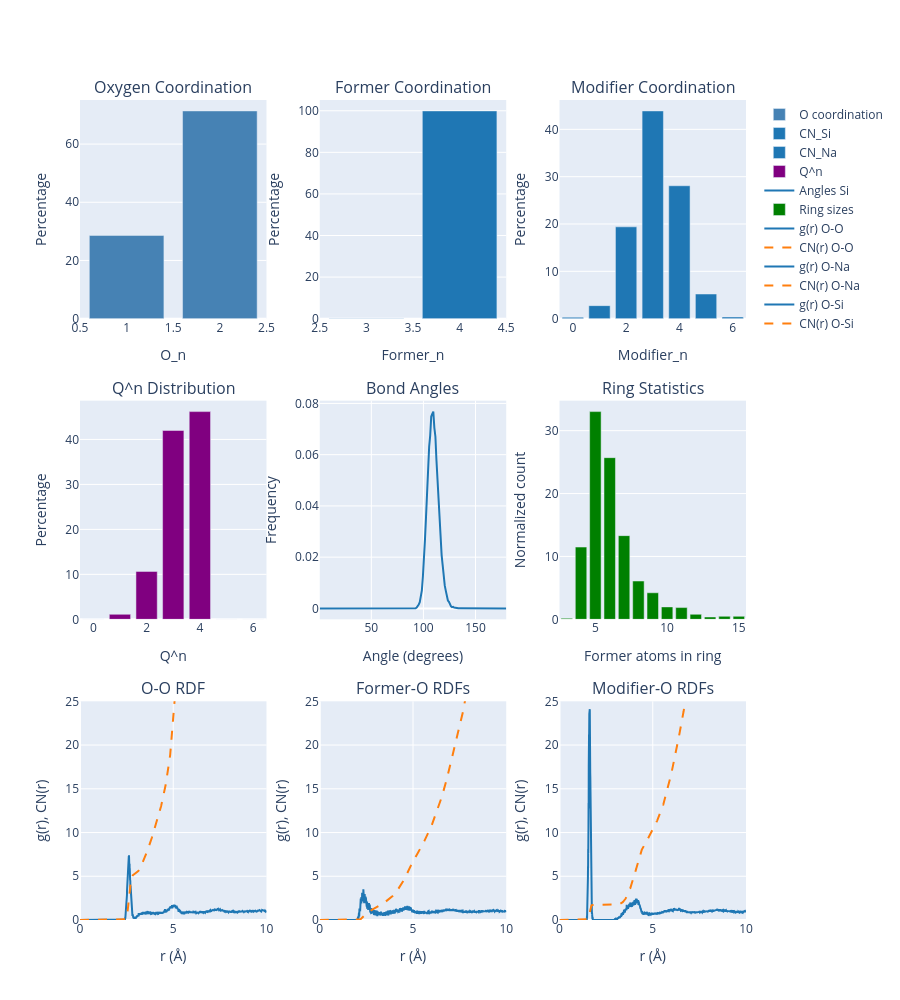

Notebook source saved alongside this figure:
### Markdown cell above
# Full structure analysis workflow execution and plotting

The cell below serves as a show case for running the full structural analysis workflow:

### Code cell
with SingleNodeExecutor() as exe:
    results_analysis = exe.submit(analyze_structure, atoms=atoms).result()

fig = plot_analysis_results_plotly(results_analysis)
fig.show()

### Figure 1 — Plotly figure (JSON) as saved in the notebook; plotly's stock layout.template omitted (floating-point values rounded to 4 significant figures; data arrays with more than 128 entries replaced by an {"elided": "..."} marker saying what was removed)
{"data": [{"marker": {"color": "steelblue"}, "name": "O coordination", "showlegend": true, "type": "bar", "x": [1, 2], "xaxis": "x", "y": [28.61, 71.39], "yaxis": "y"}, {"marker": {"color": "#1f77b4"}, "name": "CN_Si", "offsetgroup": "0", "showlegend": true, "type": "bar", "x": [3, 4], "xaxis": "x2", "y": [0.07984, 99.92], "yaxis": "y2"}, {"marker": {"color": "#1f77b4"}, "name": "CN_Na", "offsetgroup": "0", "showlegend": true, "type": "bar", "x": [0, 1, 2, 3, 4, 5, 6], "xaxis": "x3", "y": [0.2994, 2.754, 19.4, 43.89, 28.08, 5.21, 0.3593], "yaxis": "y3"}, {"marker": {"color": "purple"}, "name": "Q^n", "showlegend": true, "type": "bar", "x": [0, 1, 2, 3, 4, 5, 6], "xaxis": "x4", "y": [0.03992, 1.118, 10.66, 42.0, 46.19, 0, 0], "yaxis": "y4"}, {"line": {"color": "#1f77b4", "width": 2}, "mode": "lines", "name": "Angles Si", "showlegend": true, "type": "scatter", "x": {"elided": "180 float values"}, "xaxis": "x5", "y": {"elided": "180 float values"}, "yaxis": "y5"}, {"marker": {"color": "green"}, "name": "Ring sizes", "showlegend": true, "type": "bar", "x": [5, 6, 4, 7, 8, 12, 13, 14, 10, 11, 9, 15, 3], "xaxis": "x6", "y": [33.03, 25.71, 11.49, 13.31, 6.093, 0.8017, 0.3741, 0.481, 1.978, 1.871, 4.222, 0.481, 0.1603], "yaxis": "y6"}, {"line": {"color": "#1f77b4", "width": 2}, "mode": "lines", "name": "g(r) O-O", "showlegend": true, "type": "scatter", "x": {"elided": "2000 float values"}, "xaxis": "x7", "y": {"elided": "2000 float values"}, "yaxis": "y7"}, {"line": {"color": "#ff7f0e", "dash": "dash", "width": 2}, "mode": "lines", "name": "CN(r) O-O", "showlegend": true, "type": "scatter", "x": {"elided": "2000 float values"}, "xaxis": "x7", "y": {"elided": "2000 float values"}, "yaxis": "y7"}, {"line": {"color": "#1f77b4", "width": 2}, "mode": "lines", "name": "g(r) O-Na", "showlegend": true, "type": "scatter", "x": {"elided": "2000 float values"}, "xaxis": "x8", "y": {"elided": "2000 float values"}, "yaxis": "y8"}, {"line": {"color": "#ff7f0e", "dash": "dash", "width": 2}, "mode": "lines", "name": "CN(r) O-Na", "showlegend": true, "type": "scatter", "x": {"elided": "2000 float values"}, "xaxis": "x8", "y": {"elided": "2000 float values"}, "yaxis": "y8"}, {"line": {"color": "#1f77b4", "width": 2}, "mode": "lines", "name": "g(r) O-Si", "showlegend": true, "type": "scatter", "x": {"elided": "2000 float values"}, "xaxis": "x9", "y": {"elided": "2000 float values"}, "yaxis": "y9"}, {"line": {"color": "#ff7f0e", "dash": "dash", "width": 2}, "mode": "lines", "name": "CN(r) O-Si", "showlegend": true, "type": "scatter", "x": {"elided": "2000 float values"}, "xaxis": "x9", "y": {"elided": "2000 float values"}, "yaxis": "y9"}], "layout": {"annotations": [{"font": {"size": 16}, "showarrow": false, "text": "Oxygen Coordination", "x": 0.14, "xanchor": "center", "xref": "paper", "y": 1, "yanchor": "bottom", "yref": "paper"}, {"font": {"size": 16}, "showarrow": false, "text": "Former Coordination", "x": 0.5, "xanchor": "center", "xref": "paper", "y": 1, "yanchor": "bottom", "yref": "paper"}, {"font": {"size": 16}, "showarrow": false, "text": "Modifier Coordination", "x": 0.86, "xanchor": "center", "xref": "paper", "y": 1, "yanchor": "bottom", "yref": "paper"}, {"font": {"size": 16}, "showarrow": false, "text": "Q^n Distribution", "x": 0.14, "xanchor": "center", "xref": "paper", "y": 0.6333, "yanchor": "bottom", "yref": "paper"}, {"font": {"size": 16}, "showarrow": false, "text": "Bond Angles", "x": 0.5, "xanchor": "center", "xref": "paper", "y": 0.6333, "yanchor": "bottom", "yref": "paper"}, {"font": {"size": 16}, "showarrow": false, "text": "Ring Statistics", "x": 0.86, "xanchor": "center", "xref": "paper", "y": 0.6333, "yanchor": "bottom", "yref": "paper"}, {"font": {"size": 16}, "showarrow": false, "text": "O-O RDF", "x": 0.14, "xanchor": "center", "xref": "paper", "y": 0.2667, "yanchor": "bottom", "yref": "paper"}, {"font": {"size": 16}, "showarrow": false, "text": "Former-O RDFs", "x": 0.5, "xanchor": "center", "xref": "paper", "y": 0.2667, "yanchor": "bottom", "yref": "paper"}, {"font": {"size": 16}, "showarrow": false, "text": "Modifier-O RDFs", "x": 0.86, "xanchor": "center", "xref": "paper", "y": 0.2667, "yanchor": "bottom", "yref": "paper"}], "height": 1000, "legend": {"orientation": "v", "x": 1.02, "xanchor": "left", "y": 1, "yanchor": "top"}, "showlegend": true, "xaxis": {"anchor": "y", "domain": [0, 0.28], "title": {"text": "O_n"}}, "xaxis2": {"anchor": "y2", "domain": [0.36, 0.64], "title": {"text": "Former_n"}}, "xaxis3": {"anchor": "y3", "domain": [0.72, 1], "title": {"text": "Modifier_n"}}, "xaxis4": {"anchor": "y4", "domain": [0, 0.28], "title": {"text": "Q^n"}}, "xaxis5": {"anchor": "y5", "domain": [0.36, 0.64], "title": {"text": "Angle (degrees)"}}, "xaxis6": {"anchor": "y6", "domain": [0.72, 1], "title": {"text": "Former atoms in ring"}}, "xaxis7": {"anchor": "y7", "domain": [0, 0.28], "range": [0, 10], "title": {"text": "r (Å)"}}, "xaxis8": {"anchor": "y8", "domain": [0.36, 0.64], "range": [0, 10], "title": {"text": "r (Å)"}}, "xaxis9": {"anchor": "y9", "domain": [0.72, 1], "range": [0, 10], "title": {"text": "r (Å)"}}, "yaxis": {"anchor": "x", "domain": [0.7333, 1], "title": {"text": "Percentage"}}, "yaxis2": {"anchor": "x2", "domain": [0.7333, 1], "title": {"text": "Percentage"}}, "yaxis3": {"anchor": "x3", "domain": [0.7333, 1], "title": {"text": "Percentage"}}, "yaxis4": {"anchor": "x4", "domain": [0.3667, 0.6333], "title": {"text": "Percentage"}}, "yaxis5": {"anchor": "x5", "domain": [0.3667, 0.6333], "title": {"text": "Frequency"}}, "yaxis6": {"anchor": "x6", "domain": [0.3667, 0.6333], "title": {"text": "Normalized count"}}, "yaxis7": {"anchor": "x7", "domain": [0, 0.2667], "range": [0, 25], "title": {"text": "g(r), CN(r)"}}, "yaxis8": {"anchor": "x8", "domain": [0, 0.2667], "range": [0, 25], "title": {"text": "g(r), CN(r)"}}, "yaxis9": {"anchor": "x9", "domain": [0, 0.2667], "range": [0, 25], "title": {"text": "g(r), CN(r)"}}}}
